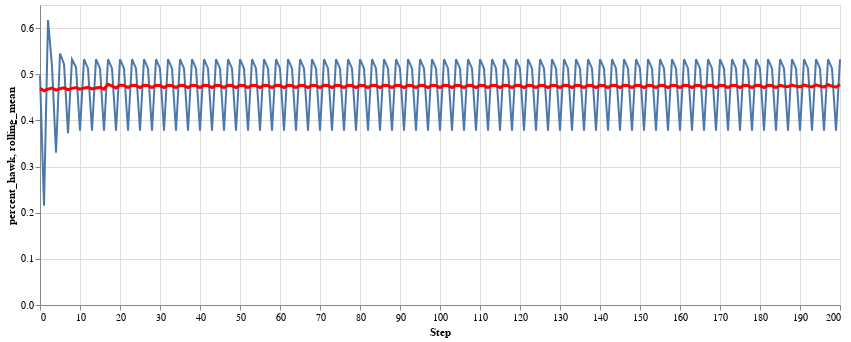

The cell this chart's notebook holds for it:
### Code cell
# how to work with this oscillating pattern of alternating hawks?
# can we use a rolling mean?

line = alt.Chart(runzero[runzero.Step < 300]).mark_line(
    color='red',
    size=3
).transform_window(
    rolling_mean='mean(percent_hawk)',
    frame=[-15, 15]
).encode(
    x='Step',
    y='rolling_mean:Q'
).properties(
    width=800,
    height=300
)

points = alt.Chart(runzero[runzero.Step < 300]).mark_line().encode(
    x='Step',
    y='percent_hawk'
)

points + line

### Figure 1 — Vega-Lite specification as saved in the notebook (floating-point values rounded to 4 significant figures; data arrays with more than 128 entries replaced by an {"elided": "..."} marker saying what was removed)
{"config": {"view": {"continuousWidth": 300, "continuousHeight": 300}}, "layer": [{"data": {"name": "data-49df850f13b6ea736d11a4e5fdfa6307"}, "mark": {"type": "line"}, "encoding": {"x": {"field": "Step", "type": "quantitative"}, "y": {"field": "percent_hawk", "type": "quantitative"}}}, {"data": {"name": "data-49df850f13b6ea736d11a4e5fdfa6307"}, "mark": {"type": "line", "color": "red", "size": 3}, "encoding": {"x": {"field": "Step", "type": "quantitative"}, "y": {"field": "rolling_mean", "type": "quantitative"}}, "transform": [{"window": [{"op": "mean", "field": "percent_hawk", "as": "rolling_mean"}], "frame": [-15, 15]}]}], "height": 300, "width": 800, "$schema": "https://vega.github.io/schema/vega-lite/v5.14.1.json", "datasets": {"data-49df850f13b6ea736d11a4e5fdfa6307": {"elided": "201 records"}}}
